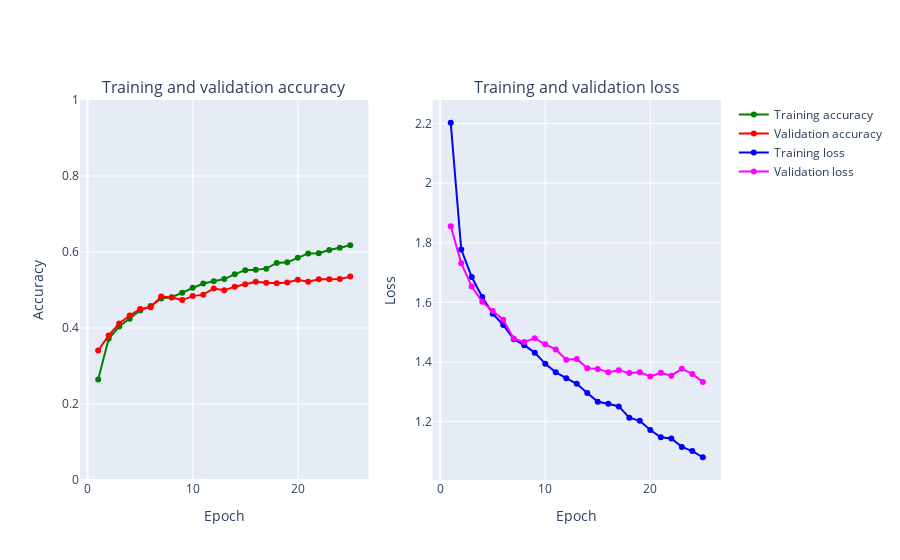

Notebook code cell kept with this figure:
### Code cell
main()

### Figure 1 — Plotly figure (JSON) as saved in the notebook; plotly's stock layout.template omitted (floating-point values rounded to 4 significant figures)
{"data": [{"marker": {"color": "Green"}, "mode": "markers+lines", "name": "Training accuracy", "text": ["1", "2", "3", "4", "5", "6", "7", "8", "9", "10", "11", "12", "13", "14", "15", "16", "17", "18", "19", "20", "21", "22", "23", "24", "25"], "type": "scatter", "x": [1, 2, 3, 4, 5, 6, 7, 8, 9, 10, 11, 12, 13, 14, 15, 16, 17, 18, 19, 20, 21, 22, 23, 24, 25], "xaxis": "x", "y": [0.2646, 0.3715, 0.4038, 0.4242, 0.4459, 0.4577, 0.4776, 0.4809, 0.4929, 0.5057, 0.517, 0.5231, 0.5287, 0.5416, 0.5522, 0.5531, 0.5562, 0.5712, 0.5728, 0.5846, 0.5962, 0.5968, 0.6052, 0.6112, 0.6178], "yaxis": "y"}, {"marker": {"color": "Red"}, "mode": "markers+lines", "name": "Validation accuracy", "text": ["1", "2", "3", "4", "5", "6", "7", "8", "9", "10", "11", "12", "13", "14", "15", "16", "17", "18", "19", "20", "21", "22", "23", "24", "25"], "type": "scatter", "x": [1, 2, 3, 4, 5, 6, 7, 8, 9, 10, 11, 12, 13, 14, 15, 16, 17, 18, 19, 20, 21, 22, 23, 24, 25], "xaxis": "x", "y": [0.3409, 0.3804, 0.4117, 0.4328, 0.4503, 0.4548, 0.483, 0.4802, 0.4735, 0.4839, 0.4878, 0.504, 0.4991, 0.5088, 0.515, 0.5214, 0.5192, 0.5176, 0.5196, 0.5269, 0.5215, 0.5282, 0.5283, 0.5287, 0.5352], "yaxis": "y"}, {"marker": {"color": "Blue"}, "mode": "markers+lines", "name": "Training loss", "text": ["1", "2", "3", "4", "5", "6", "7", "8", "9", "10", "11", "12", "13", "14", "15", "16", "17", "18", "19", "20", "21", "22", "23", "24", "25"], "type": "scatter", "x": [1, 2, 3, 4, 5, 6, 7, 8, 9, 10, 11, 12, 13, 14, 15, 16, 17, 18, 19, 20, 21, 22, 23, 24, 25], "xaxis": "x2", "y": [2.203, 1.778, 1.685, 1.618, 1.562, 1.524, 1.476, 1.456, 1.431, 1.394, 1.365, 1.345, 1.326, 1.296, 1.266, 1.26, 1.251, 1.213, 1.202, 1.171, 1.147, 1.143, 1.115, 1.101, 1.08], "yaxis": "y2"}, {"marker": {"color": "Magenta"}, "mode": "markers+lines", "name": "Validation loss", "text": ["1", "2", "3", "4", "5", "6", "7", "8", "9", "10", "11", "12", "13", "14", "15", "16", "17", "18", "19", "20", "21", "22", "23", "24", "25"], "type": "scatter", "x": [1, 2, 3, 4, 5, 6, 7, 8, 9, 10, 11, 12, 13, 14, 15, 16, 17, 18, 19, 20, 21, 22, 23, 24, 25], "xaxis": "x2", "y": [1.855, 1.732, 1.653, 1.602, 1.571, 1.542, 1.478, 1.467, 1.479, 1.459, 1.442, 1.407, 1.41, 1.379, 1.377, 1.365, 1.372, 1.362, 1.365, 1.351, 1.363, 1.354, 1.377, 1.36, 1.332], "yaxis": "y2"}], "layout": {"annotations": [{"font": {"size": 16}, "showarrow": false, "text": "Training and validation accuracy", "x": 0.225, "xanchor": "center", "xref": "paper", "y": 1, "yanchor": "bottom", "yref": "paper"}, {"font": {"size": 16}, "showarrow": false, "text": "Training and validation loss", "x": 0.775, "xanchor": "center", "xref": "paper", "y": 1, "yanchor": "bottom", "yref": "paper"}], "autosize": true, "xaxis": {"anchor": "y", "autorange": true, "domain": [0, 0.45], "range": [-0.5893, 26.59], "title": {"text": "Epoch"}, "type": "linear"}, "xaxis2": {"anchor": "y2", "autorange": true, "domain": [0.55, 1], "range": [-0.5893, 26.59], "title": {"text": "Epoch"}, "type": "linear"}, "yaxis": {"anchor": "x", "domain": [0, 1], "range": [0, 1], "title": {"text": "Accuracy"}, "type": "linear"}, "yaxis2": {"anchor": "x2", "autorange": true, "domain": [0, 1], "range": [0.9976, 2.285], "title": {"text": "Loss"}, "type": "linear"}}}
